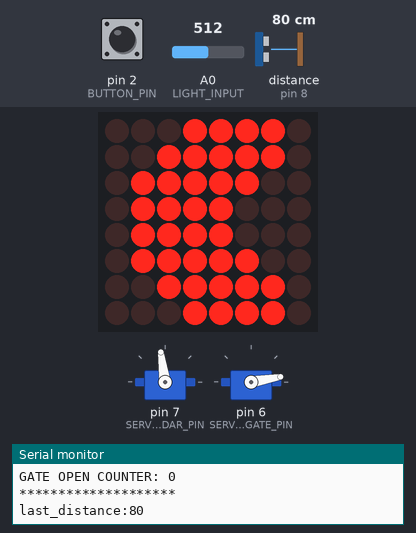
Recording of a sketch running on a simulated Arduino Uno, built with avr-gcc and run on an emulated ATmega328P. Shown: 2 × servo, 8×8 LED matrix, the last lines printed to the serial monitor. Wiring (inferred from the names in the program): ultrasonic range finder: trigger pin 9; echo pin 8. The inputs (shaded band) are chosen by the test bench; at power-on: pin 2 (BUTTON_PIN) HIGH, A0 (LIGHT_INPUT) = 512, distance to the obstacle (sensor on pin 8) 80 cm. The echo pulse lasts 58.3 µs per cm; EEPROM starts erased.

Above: at 1.2 s.
1.3 s: pin 2 (BUTTON_PIN) pulled LOW for 0.15 s
At 2.7 s:
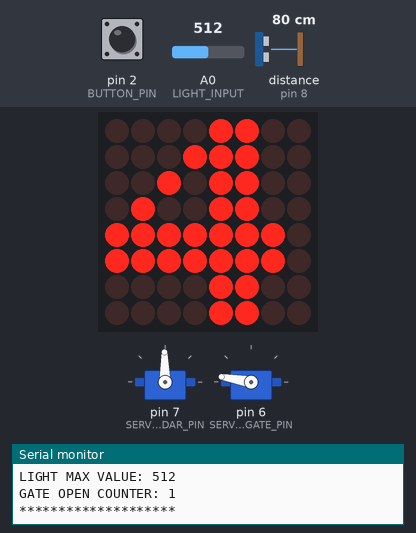
4.3 s: A0 (LIGHT_INPUT) set to 585
7.3 s: A0 (LIGHT_INPUT) set to 618
At 7.8 s:
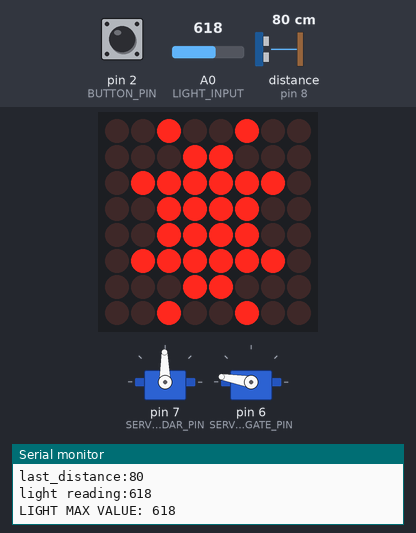
8.8 s: A0 (LIGHT_INPUT) set to 590
At 10.0 s:
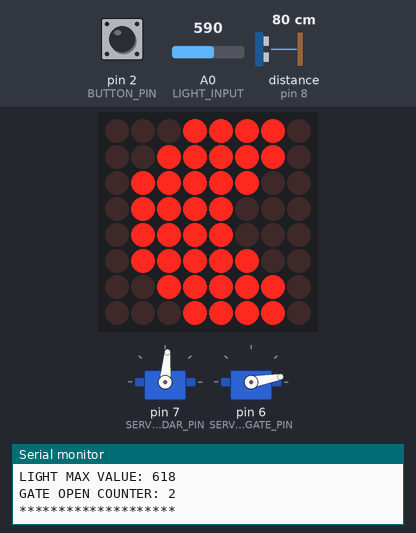
11.8 s: distance to the obstacle (sensor on pin 8) set to 6 cm
14.8 s: distance to the obstacle (sensor on pin 8) set to 3 cm
At 17.3 s:
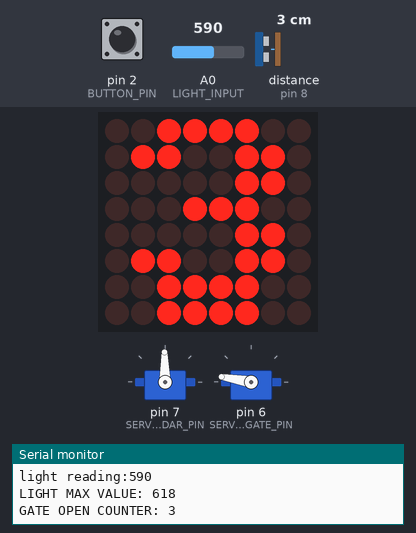
Timing chart, 0 to 18.8 s (numbered marks = the images above; inputs shaded):
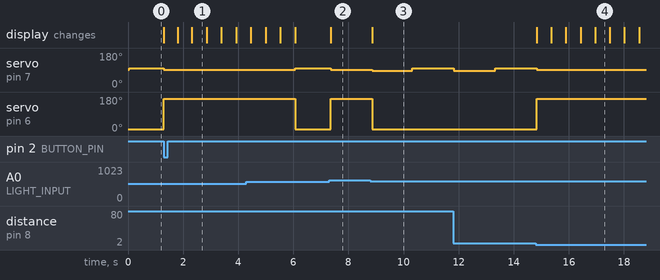

The sketch:

main.ino
```cpp
#include <Servo.h>
#include <EEPROM.h>
#include <LedControl.h>

const int BUTTON_PIN = 2;
const int LIGHT_INPUT = A0;
const int SERVO_RADAR_PIN  = 7;
const int SERVO_GATE_PIN = 6;
const int TRIG_PIN =  9;
const int ECHO_PIN = 8;
const int MATRIX_CS_PIN = 11;
const int MATRIX_DIN_PIN = 12;
const int MATRIX_CLK_PIN = 10;
// ------------------------------------------------------------------------------------

enum RadarState {
  RADAR_SWEEP = 0,
  RADAR_ALERT,
  RADAR_SUN
};
// ------------------------------------------------------------------------------------
const int LIGHT_OPEN_THRESHOLD = 600;
const int LIGHT_SAMPLE_INTERVAL = 50;
int light_sampling_cnt = 0;
int light = 0;

// ------------------------------------------------------------------------------------
volatile bool tick_1ms = false;
volatile long ms_count = 0;
volatile bool button_flag = false;
volatile long last_bnt_ms = 0;

// ------------------------------------------------------------------------------------
const long ALERT_TOGGLE_MS = 500;
int alert_count = 5;
bool alert_showing_exclam = true;
long alert_next_ms = 0;

// ------------------------------------------------------------------------------------
int rotation_dir = 1;
long last_flip_ms = 0;
long servo_next_step_ms = 0;   // when the next step is allowed (ms_count)
const long SWEEP_DURATION_MS = 1500;
// stop is between 89-94 (inclusive)
const int FS90R_STOP       = 91;
const int FS90R_SPEED_FWD  = 7;
const int FS90R_SPEED_BACK = 6;
const int SERVO_STEP_MS = 50;

const int SERVO_GATE_CLOSED_POS = 10;
const int SERVO_GATE_OPEN_POS = 170;
bool servo_gate_open = false;
// ------------------------------------------------------------------------------------
const unsigned int DIST_THRESHOLD_CM = 3;
unsigned int last_distance_cm = 0;

// ------------------------------------------------------------------------------------
bool light_override = false;

// ------------------------------------------------------------------------------------
LedControl lc = LedControl(MATRIX_DIN_PIN, MATRIX_CLK_PIN, MATRIX_CS_PIN, 1);
Servo servo_radar;
Servo servo_gate;
RadarState radar_state = RADAR_SWEEP;
// ------------------------------------------------------------------------------------
int gate_open_counter = 0;
int light_max_value = 0;

#define OPEN_CNT_ADDR 2
#define LIGHT_MAX_ADDR 4
// ------------------------------------------------------------------------------------

const byte num1[8] = {
  B00011000,
  B00111000,
  B00011000,
  B00011000,
  B00011000,
  B00011000,
  B01111110,
  B01111110
};

const byte num2[8] = {
  B00111100,
  B01100110,
  B00000110,
  B00001100,
  B00011000,
  B00110000,
  B01111110,
  B01111110
};

const byte num3[8] = {
  B00111100,
  B01100110,
  B00000110,
  B00011100,
  B00000110,
  B01100110,
  B00111100,
  B00111100
};

const byte num4[8] = {
  B00001100,
  B00011100,
  B00101100,
  B01001100,
  B11111110,
  B11111110,
  B00001100,
  B00001100
};

const byte num5[8] = {
  B01111110,
  B01111110,
  B01100000,
  B01111100,
  B00000110,
  B01100110,
  B00111100,
  B00111100
};

const byte exclam[8] = {
  B00011000,
  B00011000,
  B00011000,
  B00011000,
  B00011000,
  B00000000,
  B00011000,
  B00011000
};

const byte sun[8] = {
  B00100100,
  B00011000,
  B01111110,
  B00111100,
  B00111100,
  B01111110,
  B00011000,
  B00100100
};

const byte moon[8] = {
  B00011110,
  B00111110,
  B01111100,
  B01111000,
  B01111000,
  B01111100,
  B00111110,
  B00011110
};

const byte* symbols[] = { num1, num2, num3, num4, num5, exclam};

inline void stop_radar_servo() {
  servo_radar.write(FS90R_STOP);
}

void setup() {
  Serial.begin(9600);

// ----------------------------------
  pinMode(BUTTON_PIN, INPUT_PULLUP);
  pinMode(LIGHT_INPUT, INPUT);

// ----------------------------------
  servo_radar.attach(SERVO_RADAR_PIN);
  stop_radar_servo();
  servo_next_step_ms = 0;

  servo_gate.attach(SERVO_GATE_PIN);
  servo_gate.write(SERVO_GATE_CLOSED_POS);

// ----------------------------------
  pinMode(TRIG_PIN, OUTPUT);
  pinMode(ECHO_PIN, INPUT);
  digitalWrite(TRIG_PIN, LOW);

// ----------------------------------
  lc.shutdown(0, false);
  lc.setIntensity(0, 4);
  lc.clearDisplay(0);

// ----------------------------------
  setupTimer2_1kHz();
  attachInterrupt(digitalPinToInterrupt(BUTTON_PIN), onButtonISR, FALLING);

// ----------------------------------
  light_sampling_cnt = 0;

// ----------------------------------
  // read_from_eeprom();

}

void loop() {
  if (!tick_1ms) return;
  tick_1ms = false;

  long now = ms_count;

  if (button_flag) {
    button_flag = false;

    radar_state = RADAR_ALERT;
    stop_radar_servo();
    display_array_on_matrix(symbols[5]);
  }

  if (light_sampling_cnt > 0) {
    light_sampling_cnt--;
  } else {
    light_sampling_cnt = LIGHT_SAMPLE_INTERVAL;
    light = analogRead(LIGHT_INPUT);

    if (light > light_max_value) {
      light_max_value = light;
    }

    light_override = (light >= LIGHT_OPEN_THRESHOLD);

    Serial.print("last_distance:");
    Serial.println(last_distance_cm);
    Serial.print("light reading:");
    Serial.println(light);
    Serial.print("LIGHT MAX VALUE: ");
    Serial.println(light_max_value);
    Serial.print("GATE OPEN COUNTER: ");
    Serial.println(gate_open_counter);
    Serial.println("********************");
  }

  if (light_override) {
    radar_state = RADAR_SUN;
  } else if (radar_state == RADAR_SUN) {
    radar_state = RADAR_SWEEP;
  }

  if (radar_state == RADAR_SUN) {
    stop_radar_servo();
    display_array_on_matrix(sun);
    if (!servo_gate_open){
      servo_gate.write(SERVO_GATE_OPEN_POS);
      servo_gate_open = true;
      gate_open_counter++;
    };

    return;
  }

  if (radar_state == RADAR_ALERT) {
    if (!servo_gate_open) {
      servo_gate.write(SERVO_GATE_OPEN_POS);
      servo_gate_open = true;
      gate_open_counter++;
    };

    handle_alert(now);
    update_servo_and_radar(now);
    return;
  }

  if (servo_gate_open) {
    servo_gate.write(SERVO_GATE_CLOSED_POS);
    servo_gate_open = false;
  }

  display_array_on_matrix(moon);
  update_servo_and_radar(now);
  save_to_eeprom();

}

void setupTimer2_1kHz() {
  TCCR2A = 0;
  TCCR2B = 0;
  TCNT2  = 0;

  OCR2A = 249;
  TCCR2A |= (1 << WGM21);
  TCCR2B |= (1 << CS22);
  TIMSK2 |= (1 << OCIE2A);
}

ISR(TIMER2_COMPA_vect) {
  ms_count++;
  tick_1ms = true;
}

void onButtonISR() {
  long now = ms_count;
  if (now - last_bnt_ms < 50) return;
  last_bnt_ms = now;
  button_flag = true;
}

void save_to_eeprom() {
  EEPROM.put(OPEN_CNT_ADDR,  gate_open_counter);
  EEPROM.put(LIGHT_MAX_ADDR, light_max_value);
}

void read_from_eeprom() {
  EEPROM.get(OPEN_CNT_ADDR,  gate_open_counter);
  EEPROM.get(LIGHT_MAX_ADDR, light_max_value);
}

void display_array_on_matrix(const byte pattern[8])
{
  for (byte i = 0; i < 8; i++)
  {
    lc.setRow(0, i, pattern[i]);
  }
}

unsigned int measure_distance_cm() {
  digitalWrite(TRIG_PIN, LOW);
  delayMicroseconds(2);
  digitalWrite(TRIG_PIN, HIGH);
  delayMicroseconds(10);
  digitalWrite(TRIG_PIN, LOW);

  unsigned long duration = pulseIn(ECHO_PIN, HIGH, 20000UL);
  if (duration == 0) {
    return 500;
  }

  unsigned int distance_cm = (unsigned int)(duration / 58);
  return distance_cm;
}

void update_servo_and_radar(long now_ms) {
  if (radar_state == RADAR_ALERT || radar_state == RADAR_SUN) {
    stop_radar_servo();
    return;
  }

  if (now_ms - last_flip_ms >= SWEEP_DURATION_MS) {
    last_flip_ms = now_ms;
    rotation_dir = -rotation_dir;
  }

  int cmd;
  if (rotation_dir > 0) {
    cmd = FS90R_STOP + FS90R_SPEED_FWD;
  } else {
    cmd = FS90R_STOP - FS90R_SPEED_BACK;
  }
  servo_radar.write(cmd);

  if (now_ms >= servo_next_step_ms) {
    servo_next_step_ms = now_ms + SERVO_STEP_MS;
    last_distance_cm = measure_distance_cm();

    if (last_distance_cm <= DIST_THRESHOLD_CM) {
      radar_state = RADAR_ALERT;
      stop_radar_servo();

      alert_count = 5;
      alert_showing_exclam = true;
      alert_next_ms = now_ms;

      display_array_on_matrix(symbols[5]);
    }
  }
}

void handle_alert(long now_ms) {

  if (now_ms < alert_next_ms) return;
  alert_next_ms = now_ms + ALERT_TOGGLE_MS;

  if (alert_showing_exclam) {

    if (alert_count >= 1 && alert_count <= 5) {
      display_array_on_matrix(symbols[alert_count - 1]);
    }
    alert_showing_exclam = false;
  } else {

    display_array_on_matrix(symbols[5]);
    alert_showing_exclam = true;
    alert_count--;

    if (alert_count == 0) {
      radar_state = RADAR_SWEEP;
      alert_count = 5;
      rotation_dir = 1;
      last_flip_ms = now_ms;
      servo_next_step_ms = now_ms;
    }
  }
}
```

Measured:
- the behaviour switches between 599 and 600 on A0 (LIGHT_INPUT) (found by bisection; images 1 and 2)
- the behaviour switches between 5 and 4 cm on distance to the obstacle (sensor on pin 8) (found by bisection; images 3 and 4)
- after the input at 1.3 s, servo on pin 6 (SERVO_GATE_PIN): 10° → 170° at once; the display: first changes at once (image 1 shows a later state)
- after the input at 7.3 s, servo on pin 7 (SERVO_RADAR_PIN): 98° → 91° after 0.06 s; servo on pin 6 (SERVO_GATE_PIN): 10° → 170° after 0.06 s; the display: changes after 0.06 s (image 2)
- after the input at 8.8 s, servo on pin 7 (SERVO_RADAR_PIN): 91° → 85° after 0.06 s, → 98° 1.5 s later; servo on pin 6 (SERVO_GATE_PIN): 170° → 10° after 0.06 s; the display: changes after 0.06 s (image 3)
- after the input at 14.8 s, servo on pin 6 (SERVO_GATE_PIN): 10° → 170° at once; the display: first changes at once (image 4 shows a later state)
- what the display in image 1 shows lasts 0.5 s, from 2.3 s to 2.8 s
